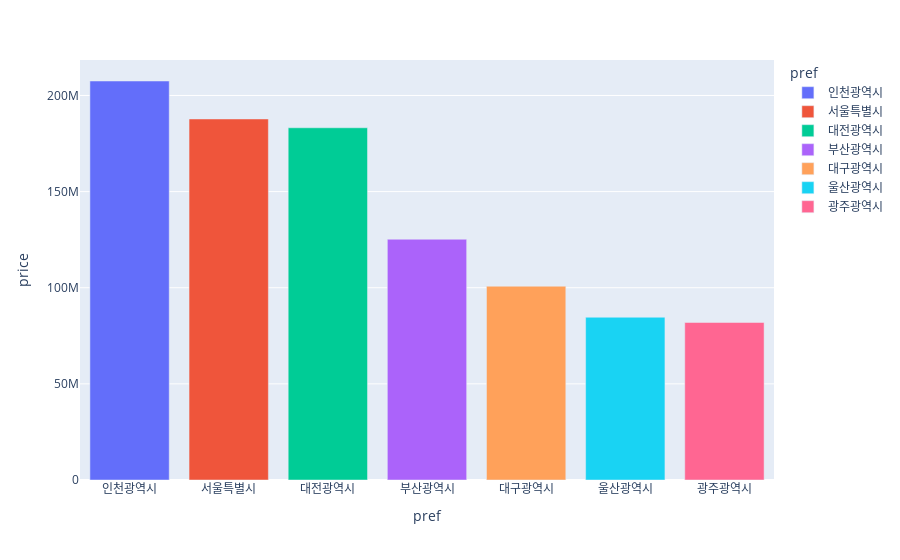

The notebook cell this image was saved under:
### Code cell
import plotly.express as px
fig = px.bar(q1,x='pref', y='price', color='pref')
fig.show()

### Figure 1 — Plotly figure (JSON) as saved in the notebook; plotly's stock layout.template omitted (floating-point values rounded to 4 significant figures)
{"data": [{"alignmentgroup": "True", "hovertemplate": "pref=%{x}<br>price=%{y}<extra></extra>", "legendgroup": "인천광역시", "marker": {"color": "#636efa", "pattern": {"shape": ""}}, "name": "인천광역시", "offsetgroup": "인천광역시", "orientation": "v", "showlegend": true, "textposition": "auto", "type": "bar", "x": ["인천광역시"], "xaxis": "x", "y": [207530000], "yaxis": "y"}, {"alignmentgroup": "True", "hovertemplate": "pref=%{x}<br>price=%{y}<extra></extra>", "legendgroup": "서울특별시", "marker": {"color": "#EF553B", "pattern": {"shape": ""}}, "name": "서울특별시", "offsetgroup": "서울특별시", "orientation": "v", "showlegend": true, "textposition": "auto", "type": "bar", "x": ["서울특별시"], "xaxis": "x", "y": [187785000], "yaxis": "y"}, {"alignmentgroup": "True", "hovertemplate": "pref=%{x}<br>price=%{y}<extra></extra>", "legendgroup": "대전광역시", "marker": {"color": "#00cc96", "pattern": {"shape": ""}}, "name": "대전광역시", "offsetgroup": "대전광역시", "orientation": "v", "showlegend": true, "textposition": "auto", "type": "bar", "x": ["대전광역시"], "xaxis": "x", "y": [183205000], "yaxis": "y"}, {"alignmentgroup": "True", "hovertemplate": "pref=%{x}<br>price=%{y}<extra></extra>", "legendgroup": "부산광역시", "marker": {"color": "#ab63fa", "pattern": {"shape": ""}}, "name": "부산광역시", "offsetgroup": "부산광역시", "orientation": "v", "showlegend": true, "textposition": "auto", "type": "bar", "x": ["부산광역시"], "xaxis": "x", "y": [125235000], "yaxis": "y"}, {"alignmentgroup": "True", "hovertemplate": "pref=%{x}<br>price=%{y}<extra></extra>", "legendgroup": "대구광역시", "marker": {"color": "#FFA15A", "pattern": {"shape": ""}}, "name": "대구광역시", "offsetgroup": "대구광역시", "orientation": "v", "showlegend": true, "textposition": "auto", "type": "bar", "x": ["대구광역시"], "xaxis": "x", "y": [100790000], "yaxis": "y"}, {"alignmentgroup": "True", "hovertemplate": "pref=%{x}<br>price=%{y}<extra></extra>", "legendgroup": "울산광역시", "marker": {"color": "#19d3f3", "pattern": {"shape": ""}}, "name": "울산광역시", "offsetgroup": "울산광역시", "orientation": "v", "showlegend": true, "textposition": "auto", "type": "bar", "x": ["울산광역시"], "xaxis": "x", "y": [84650000], "yaxis": "y"}, {"alignmentgroup": "True", "hovertemplate": "pref=%{x}<br>price=%{y}<extra></extra>", "legendgroup": "광주광역시", "marker": {"color": "#FF6692", "pattern": {"shape": ""}}, "name": "광주광역시", "offsetgroup": "광주광역시", "orientation": "v", "showlegend": true, "textposition": "auto", "type": "bar", "x": ["광주광역시"], "xaxis": "x", "y": [81940000], "yaxis": "y"}], "layout": {"barmode": "relative", "legend": {"title": {"text": "pref"}, "tracegroupgap": 0}, "margin": {"t": 60}, "xaxis": {"anchor": "y", "categoryarray": ["인천광역시", "서울특별시", "대전광역시", "부산광역시", "대구광역시", "울산광역시", "광주광역시"], "categoryorder": "array", "domain": [0, 1], "title": {"text": "pref"}}, "yaxis": {"anchor": "x", "domain": [0, 1], "title": {"text": "price"}}}}
